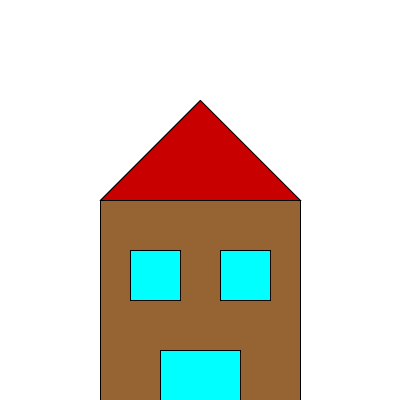
Frame 1 (no input)
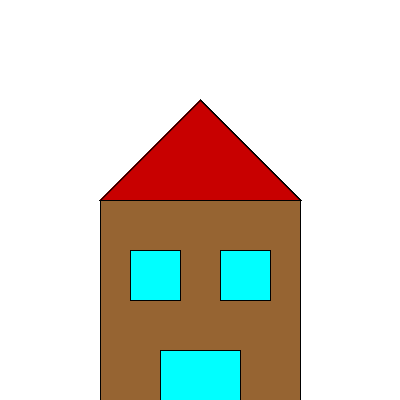
Frame 60 (the mouse pressed at the canvas centre just before this capture)
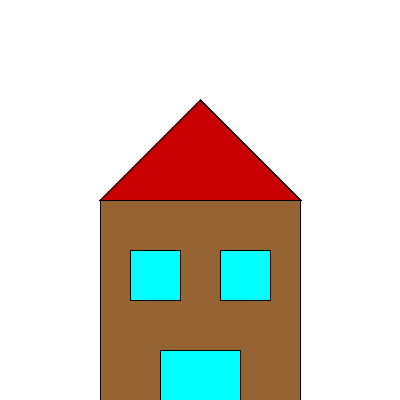
Frame 120 (the mouse held since frame 60 and released just before this capture)

The Processing sketch that drew these frames (run headless with seeded random() and noise(); from frame 60 on, the mouse is pressed at the canvas centre):

// Processing sketch: checkpoint_3
// ── checkpoint_3.pde
void setup() {
  size(400, 400); 
  background(255); 
}
void draw() {
  drawHouse(100, 200, 200); 
}
void drawHouse(float x, float y, float size) {
  pushMatrix(); 
  translate(x, y);
  fill(150, 100, 50); 
  rect(0, 0, size, size);
  fill(200, 0, 0);
  triangle(0, 0, size / 2, -size / 2, size, 0); 
  drawWindow(120, 50, 50);  // Left window
  drawWindow(60, 150, 80);  // Right window
  drawWindow(30, 50, 50);  // Door window
  popMatrix(); 
}
void drawWindow(float x, float y, float size) {
  pushMatrix(); 
  translate(x, y); 
  fill(0, 255, 255); 
  rect(0, 0, size, size); 
  popMatrix();
}
